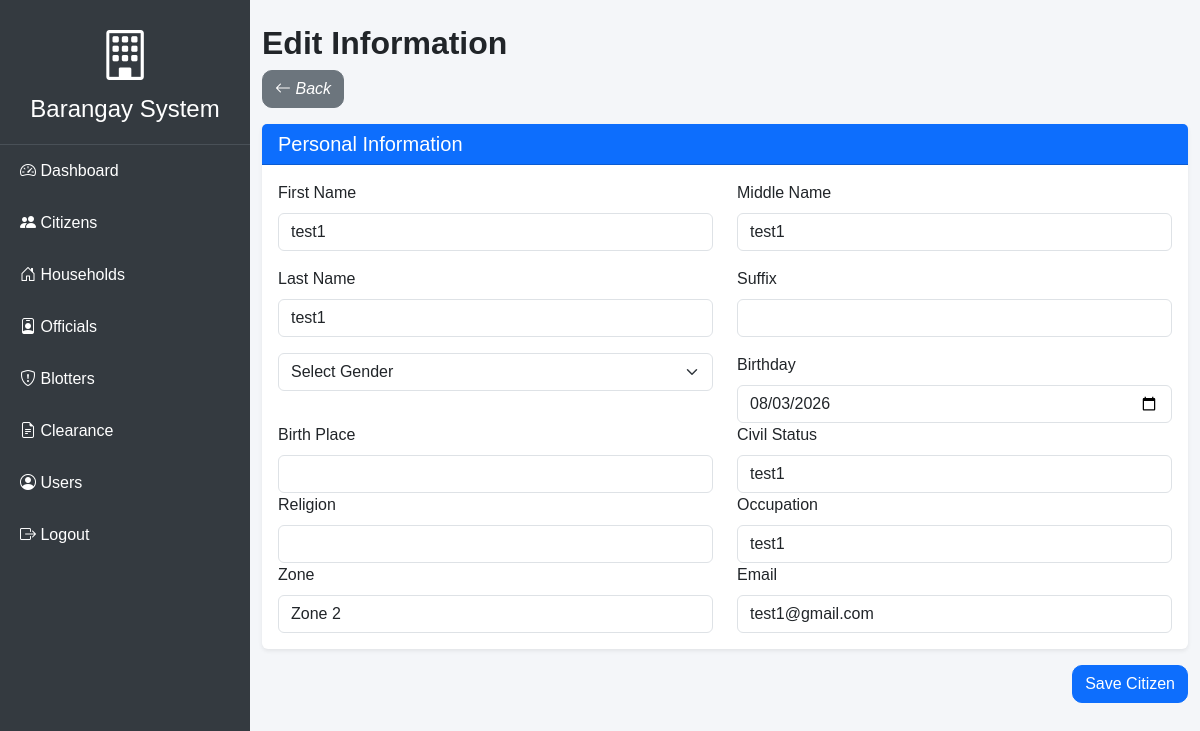
The page /public/citizens/edit?id=9 on the database its author committed.
### tables this page shows
CREATE TABLE `citizens` (
  `id` int(11) NOT NULL,
  `first_name` varchar(100) NOT NULL,
  `middle_name` varchar(100) DEFAULT NULL,
  `last_name` varchar(100) NOT NULL,
  `gender` enum('Male','Female') DEFAULT NULL,
  `birthday` date DEFAULT NULL,
  `birth_place` varchar(150) DEFAULT NULL,
  `civil_status` varchar(50) DEFAULT NULL,
  `religion` varchar(100) DEFAULT NULL,
  `occupation` varchar(100) DEFAULT NULL,
  `email` varchar(150) DEFAULT NULL,
  `contact_number` varchar(30) DEFAULT NULL,
  `zone` varchar(30) DEFAULT NULL,
  `photo` varchar(255) DEFAULT NULL,
  `senior` enum('Yes','No') DEFAULT 'No',
  `voter_status` enum('Yes','No') DEFAULT 'Yes'
);

### App/Controllers/CitizenController.php (called while the page is built, shortened)
<?php
class CitizenController extends Controller{
    public function edit(){
        $id = $_GET['id'];
        $citizen = new Citizen();
        $row = $citizen->find($id);
        require_once __DIR__ . '/../Views/citizens/edit.php';
    }
}

### public/index.php (called while the page is built, shortened)
<?php
$router = new Router();
$router->dispatch();

### App/Core/Database.php (called while the page is built, shortened)
<?php
class Database {
    private string $host = "localhost";
    private string $dbname = "barangay-system";
    private string $username = "root";
    private string $password = "";
    public function __construct(){
        try {
            $this->conn = new PDO(
                "mysql:host={$this->host};dbname={$this->dbname};charset=utf8mb4",
                $this->username,
                $this->password
            );
        } catch (PDOException $e){
            die("Database Connection Failed:" .$e->getMessage());
        }
    }
}

### App/Models/Citizen.php (called while the page is built, shortened)
<?php
class Citizen extends Database {
    public function find($id){
        $sql = "SELECT * FROM citizens WHERE id = :id";
        $stmt = $this->conn->prepare($sql);
        $stmt->execute(['id' => $id]);
        return $stmt->fetch(PDO::FETCH_ASSOC);
    }
}

### App/Views/citizens/edit.php (the view, shortened to what this page needs)
<?php require_once __DIR__.'/../layouts/header.php'; ?>
<?php require_once __DIR__.'/../layouts/navbar.php'; ?>
<div class="container-fluid py-4">
        <div>
            <h2 class="fw-semibold">
            Edit Information
        </h2>
        </div>
        <a href="/barangay-system/public/citizens" class="btn btn-secondary mb-3">
            <i class="bi bi-arrow-left">
                Back
            </i>
        </a>
    <form method="POST" action="/barangay-system/public/citizens/store" enctype="multipart/form-data">
    <div class="card shadow-sm border-0">
        <div class="card-header bg-primary text-white">
            <h5 class="mb-0">
                Personal Information
            </h5>
        </div>
        <div class="card-body">
            <div class="row">
                <div class="col-md-6">
                    <label for="" class="form-label">First Name</label>
                    <input type="text" name="first_name" value="<?= $row['first_name'] ?>" class="form-control">
                </div>
                <div class="col-md-6">
                    <label for="" class="form-label">
                        Middle Name
                    </label>
                    <input type="text" name="middle_name" value="<?= $row['middle_name'] ?>" class="form-control mb-3">
                </div>
            </div>
            <div class="row">
                <div class="col-md-6">
                    <label for="" class="form-label">Last Name</label>
                    <input type="text" name="last_name" class="form-control" value="<?= $row['last_name'] ?>">
                </div>
                <div class="col md-6">
                    <label for="" class="form-label">Suffix</label>
                    <input type="text" class="form-control mb-3">
                </div>
            </div>
            <div class="row">
                <div class="col-md-6">
                    <select name="gender" id="" class="form-select" value="<?= $row['gender'] ?>">
                        <option value="">Select Gender</option>
                    </select>
                </div>
                <div class="col-md-6">
                    <label for="" class="form-label">Birthday</label>
                    <input type="date" name="birthday" class="form-control" value="<?= $row['birthday'] ?>">
                </div>
            </div>
            <div class="row">
                <div class="col-md-6">
                    <label for="" class="form-label">Birth Place</label>
                    <input type="text" name="birth_place" class="form-control" value="<?= $row['birth_place'] ?>">
                </div>
                <div class="col-md-6">
                    <label for="" class="form-label">Civil Status</label>
                    <input type="text" name="civil_status" class="form-control" value="<?= $row['civil_status'] ?>">
                </div>
            </div>
            <div class="row">
                <div class="col-md-6">
                    <label for="" class="form-label">Religion</label>
                    <input type="text" name="reilgion" class="form-control" value="<?= $row['religion'] ?>">
                </div>
                <div class="col-md-6">
                    <label for="" class="form-label">Occupation</label>
                    <input type="text" name="occupation" class="form-control" value="<?= $row['occupation'] ?>">
                </div>
            </div>
            <div class="row">
                <div class="col-md-6">
                    <label for="" class="form-label">Zone</label>
                    <input type="text" name="zone" class="form-control" value="<?= $row['zone'] ?>">
                </div>
                <div class="col-md-6">
                    <label for="" class="form-label">Email</label>
                    <input type="text" name="email" class="form-control" value="<?= $row['email'] ?>">
                </div>
            </div>
        </div>
    </div>
    <div class="mt-3 text-end">
        <button class="btn btn-primary">
            Save Citizen
        </button>
    </div>
    </form>
</div>
<?php require_once __DIR__.'/../layouts/footer.php'; ?>

### public/assets/css/style.css (style rules this page uses)
body { margin:0; background:#f4f6f9; font-family:Arial, Helvetica, sans-serif; }
.card-header { font-weight:bold; background:white; }
.btn { border-radius:10px; }

### rows shown on the page
citizens: first_name "test1", middle_name "test1", last_name "test1", birthday "08/03/2026", civil_status "test1", occupation "test1", zone "Zone 2", email "test1@gmail.com"
